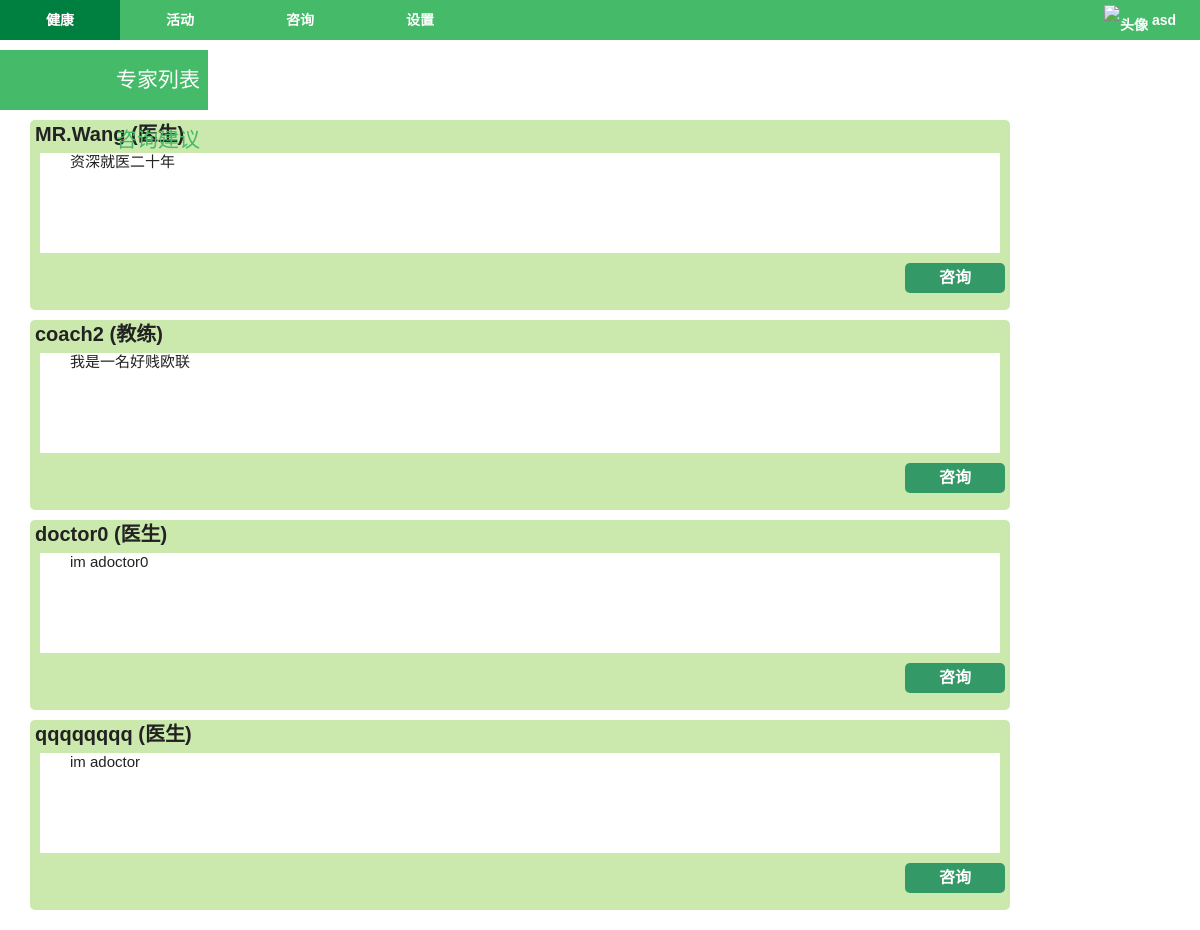
The page /view/consult.php (signed in) on the database its author committed.
### tables this page shows
CREATE TABLE "SPECIALUSER" (
	`USERNAME`	TEXT NOT NULL,
	`TYPE`	TEXT NOT NULL,
	`INTRODUCTION`	TEXT,
	`ISPASS`	INTEGER,
	`NAME`	TEXT,
	`SEX`	INTEGER,
	`BIRTHDAY`	TEXT,
	`HOBBY`	TEXT,
	PRIMARY KEY(USERNAME)
);

### model/adminService.class.php (called while the page is built, shortened)
<?php
    class AdminService{
        public static function findAllSpecial(){
            $db = new MyDB();
            $sql = "SELECT * FROM SPECIALUSER";
            $res = $db->query($sql);
            return $res;
        }
    }
?>

### view/consult.php (the view, shortened to what this page needs)
<!DOCTYPE html PUBLIC "-//W3C//DTD XHTML 1.0 Transitional//EN" "http://www.w3.org/TR/xhtml1/DTD/xhtml1-transitional.dtd">
<html xmlns="http://www.w3.org/1999/xhtml">
<head>
<link href="../css/reset.css" rel="stylesheet" type="text/css">
<link href="../css/topMenu.css" rel="stylesheet" type="text/css">
<link href="../css/leftMenu.css" rel="stylesheet" type="text/css">
<link href="../css/consult.css" rel="stylesheet" type="text/css">
</head>
<body>
<?php
    $username = $_SESSION["username"];
?>
<div class="wraper">
    <div class="nav">
        <ul>
            <li class="nav-item"><a href="http://localhost/healthyone/view/health.php">健康</a></li>
            <li class="nav-item"><a href="http://localhost/healthyone/view/activity.php">活动</a></li>
            <li class="nav-item cur"><a href="http://localhost/healthyone/view/consult.php">咨询</a></li>
            <li class="nav-item"><a href="http://localhost/healthyone/view/setting.php">设置</a></li>
            <li class="nav-item" id="welcome"><img class="avata" src="http://localhost/HealthyOne/img/avata.jpg"  alt="头像" /> <?php echo $username?>
     		</li>
     	</ul>
        <div class="move-bg"></div>
    </div>
</div>
<div class="daohang">
	<div class="menu">
    	<ul>
      		<li class="menu-item_cur"><a href="http://localhost/healthyone/view/consult.php">专家列表</a></li>
            <li class="menu-item"><a href="http://localhost/healthyone/view/myAdvice.php">咨询建议</a></li>
        </ul>
    </div>
</div>
<div class="content">
<?php
    require  '../model/adminService.class.php';
    $res = AdminService::findAllSpecial();
	while($item = $res->fetchArray(SQLITE3_ASSOC) ){
	    if($item['ISPASS']==1){
	    echo  "	<div class='item'>
		<form name='consult'  method='post' action='http://localhost/healthyOne/controller/activityManageProcess.php'>
			<p class='name'><b>".$item['USERNAME']."  (".$item['TYPE'].")"."</b></p>
			<p class='profile'>".$item['INTRODUCTION']."</p>";
           echo "</form>";
           echo "<a href='http://localhost/healthyOne/view/consult_question.php?id=".$item['USERNAME']."' class='consult_submit' id='consult'>咨询</a>";
           echo "</div>";
	    }
	}
	?>
</div>
</body>
</html>

### css/topMenu.css (style rules this page uses)
.wraper { padding-top:0px; margin:0 auto; background:#45ba68; }
.nav { position:relative; height:40px }
.nav-item { display: inline-block;position:relative; float:left; width:120px; height:40px; line-height:40px; text-align:center; font-size:14px; z-index:1 }
.nav-item a { display:block; height:40px; color:#fff;font-weight:bold; }
#welcome { margin-left: 600px; color:#fff; font-weight:bold; }
.move-bg { display:none;position:absolute;left:0;top:0; width:120px; height:40px; background:#008040; z-index:0 }
.avata { width:30px; height:30px; padding-top:5px; }

### css/leftMenu.css (style rules this page uses)
.daohang { width:200px; padding-top:0px; margin:10px auto;float:left; }
.menu { position:relative;float:left; margin:0 auto; height:40px; }
.menu-item { position:relative;width:200px; height:60px; line-height:60px; margin:0px auto;text-align:right;padding:0 8px 0 0 ; font-size:14px; z-index:1; }
.menu-item a { display:block; height:40px; color:#45ba68;font-size:150%; }
.menu-item_cur { position:relative;width:200px; height:60px; line-height:60px; margin:0px auto;text-align:right;padding:0 8px 0 0 ; font-size:14px; z-index:1;background:#45ba68 }
.menu-item_cur a { display:block; height:40px; color:#fff;font-size:150%; }

### css/consult.css (style rules this page uses)
.content { float:left;width:1000px;margin:10px 20px; }
.item { width:980px;height:190px;margin:10px 10px;background:#cbe9ad; border-radius: 5px; }
.name { font-size:20px;margin:10px 5px;padding-top:5px }
.profile { width:960px;height:100px;margin:5px 10px;font-size:15px;text-indent:2em;background:#fff }
.consult_submit { width:100px;height:30px;margin:5px 5px;float:right;border:1px solid;font-size:16px;border-radius: 5px;cursor:pointer;font-weight:bold;background:#f2f2f2;line-height: 30px;text-align:center;background:#339966; border:none; color:#FFFFFF;cursor:pointer }

### rows shown on the page
specialuser: USERNAME "MR.Wang", TYPE "医生", INTRODUCTION "资深就医二十年"
specialuser: USERNAME "coach2", TYPE "教练", INTRODUCTION "我是一名好贱欧联"
specialuser: USERNAME "doctor0", TYPE "医生", INTRODUCTION "im adoctor0"
specialuser: USERNAME "qqqqqqqq", TYPE "医生", INTRODUCTION "im adoctor"

### other values the page prints
$username "asd"
